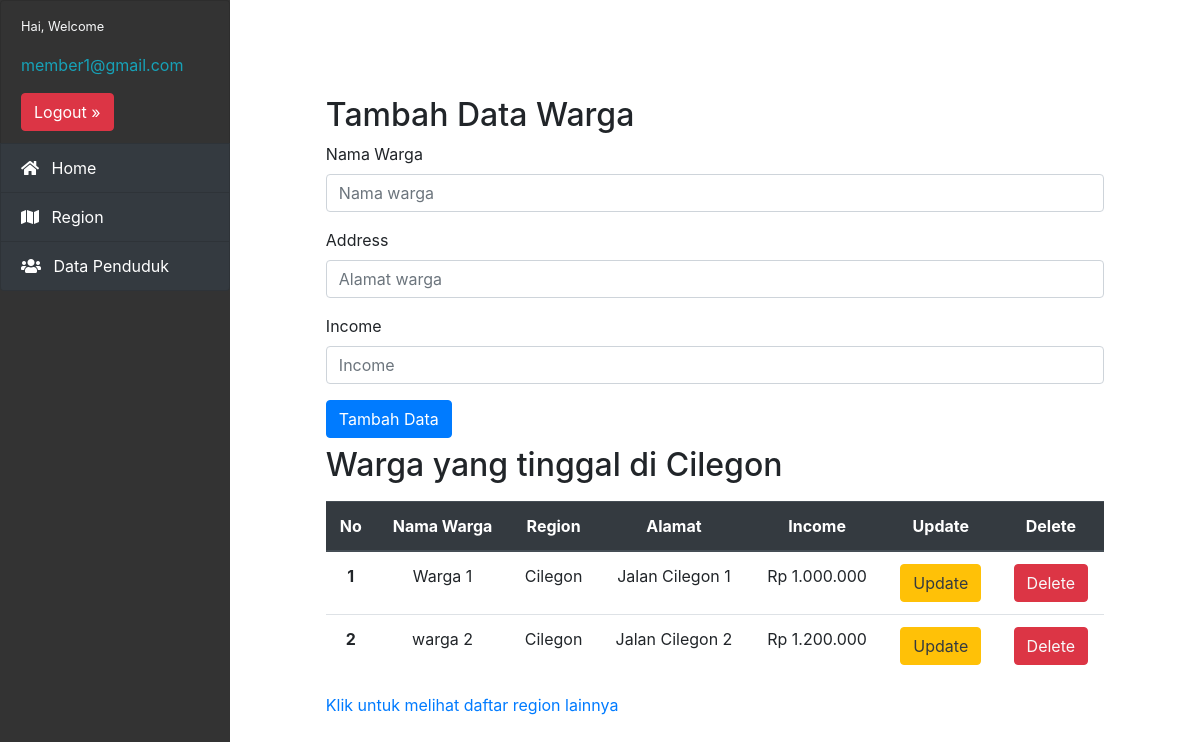
The app's page /users/index.php?id_region=2 (signed in) with its own data.
### tables this page shows
CREATE TABLE `regions` (
  `id` int(11) NOT NULL,
  `name` varchar(255) NOT NULL,
  `created_at` datetime NOT NULL DEFAULT CURRENT_TIMESTAMP
);

CREATE TABLE `persons` (
  `id` int(11) NOT NULL,
  `name` varchar(255) NOT NULL,
  `region_id` int(11) NOT NULL,
  `address` varchar(255) NOT NULL,
  `income` decimal(10,0) NOT NULL,
  `created_at` datetime NOT NULL DEFAULT CURRENT_TIMESTAMP
);

### users/pages/region/id_region.php (the view, shortened to what this page needs)
<?php
  $id_region = $_GET['id_region'];
  $region_warga = mysqli_query($connect_db, "SELECT regions.name as nama_region, persons.*
    FROM regions, persons
    WHERE persons.region_id = $id_region AND regions.id = $id_region"
  );
  $nama_region = mysqli_query($connect_db,"SELECT regions.name as nama_region FROM regions
    WHERE regions.id = $id_region");
  $hasil_nama  = mysqli_fetch_array($nama_region);
?>
<h2>Tambah Data Warga</h2>
<form method="post">
    <div class="form-group">
       <label>Nama Warga</label>
       <input type="text" name="nama_warga" class="form-control" placeholder="Nama warga">
    </div>
    <div class="form-group">
       <label>Address</label>
       <input type="text" name="alamat" class="form-control" placeholder="Alamat warga">
    </div>
    <div class="form-group">
       <label>Income</label>
       <input type="text" name="income" class="form-control" placeholder="Income">
    </div>
    <button type="submit" name="tambah_warga" class="btn btn-primary mb-2">Tambah Data</button>
</form>
<h2 class="mb-3">Warga yang tinggal di <?php echo $hasil_nama['nama_region']?></h2>
<table class="table text-center">
  <thead class="thead-dark">
    <tr>
      <th scope="col">No</th>
      <th scope="col">Nama Warga</th>
      <th scope="col">Region</th>
      <th scope="col">Alamat</th>
      <th scope="col">Income</th>
      <th scope="col">Update</th>
      <th scope="col">Delete</th>
    </tr>
  </thead>
  <tbody>
    <?php if(mysqli_num_rows($region_warga) > 0) { ?>
      <?php $no = 1;?>
      <?php while($data_warga = mysqli_fetch_array($region_warga)) {?>
    <tr>
      <th scope="row"><?php echo $no;?></th>
      <td><?php echo $data_warga['name'];?></td>
      <td><?php echo $data_warga['nama_region'];?></td>
      <td><?php echo $data_warga['address'];?></td>
      <td>Rp <?php echo number_format($data_warga['income'],0,',','.');?></td>
      <td><a href="index.php?update_warga=<?php echo $data_warga['id'];?>" class="text-dark btn btn-warning">Update</a></td>
      <td><a href="index.php?delete_warga=<?php echo $data_warga['id'];?>" class="text-light btn btn-danger">Delete</a></td>
    </tr>
    <?php $no++; } ?>
  <?php } ?>
</table>
<a href="index.php?daftar_region">Klik untuk melihat daftar region lainnya</a>

### users/includes/head.php (shortened to what this page needs)
<!doctype html>
<html lang="en">
  <head>
    <link rel="stylesheet" href="css/bootstrap.min.css">
    <link rel="stylesheet" type="text/css" href="css/style.css">
    <link rel="stylesheet" href="https://use.fontawesome.com/releases/v5.7.2/css/all.css">
  </head>
<body>

### users/includes/sidebar.php (shortened to what this page needs)
<div class="row" id="body-row">
      <div id="sidebar-container" class="sidebar-expanded d-md-block">
          <ul class="list-group">
              <li class="list-group-item sidebar-separator-title text-light d-block align-items-center">
                  <small>Hai, Welcome</small>
                  <p class="text-info my-3"><?php echo $_SESSION['email'] ?></p>
                  <button type="button" class="btn btn-danger"><a href="logout.php">Logout &raquo;</a></button>
              </li>
              <a href="index.php" class="bg-dark list-group-item list-group-item-action"><i class="fas fa-home mr-2"></i> Home</a>
              <a href="#Submenu_Region" data-toggle="collapse" aria-expanded="false" class="bg-dark list-group-item list-group-item-action">
                  <div class="d-flex align-items-center">
                      <span><i class="fas fa-map mr-2"></i> Region</span>
                  </div>
              </a>
              <a href="index.php?data_penduduk" class="bg-dark list-group-item list-group-item-action"><i class="fas fa-users mr-2"></i> Data Penduduk</a>
          </ul>
      </div>

### users/index.php (shortened to what this page needs)
<?php
    include ($_SERVER['DOCUMENT_ROOT'].'/sensus_penduduk_2019/db/config.php');
    include ($_SERVER['DOCUMENT_ROOT'].'/sensus_penduduk_2019/users/includes/head.php');
    include ($_SERVER['DOCUMENT_ROOT'].'/sensus_penduduk_2019/users/includes/sidebar.php');
?>
      <div class="col">
          <div class="row mt-5">
            <div class="col-md-1"></div>
            <div class="col-md-10 mt-5">
                <?php
                  if(isset($_GET['tambah_region'])) {
                    include 'pages/region/tambah_region.php';
                  } else if(isset($_GET['daftar_region'])) {
                    include 'pages/region/daftar_region.php';
                  } else if(isset($_GET['update_region'])) {
                    include 'pages/region/update_region.php';
                  } else if(isset($_GET['delete_region'])) {
                    include 'pages/region/delete_region.php';
                  } else if(isset($_GET['id_region'])) {
                    include 'pages/region/id_region.php';
                  } else if(isset($_GET['update_warga'])) {
                    include 'pages/region/update_warga.php';
                  } else if(isset($_GET['delete_warga'])) {
                    include 'pages/region/delete_warga.php';
                  } else if(isset($_GET['data_penduduk'])) {
                    include 'pages/region/data_penduduk.php';
                      if(isset($_GET['filter_data'])) {
                        include 'pages/region/filter_data.php';
                      }
                  } else {
                    include 'pages/home/index.php';
                  }
                ?>
            </div>
            <div class="col-md-1"></div>
          </div>
      </div>
<?php
    include ($_SERVER['DOCUMENT_ROOT'].'/sensus_penduduk_2019/users/includes/footer.php');
?>

### users/includes/footer.php (shortened to what this page needs)
 </div>
  </body>
</html>

### users/css/style.css (style rules this page uses)
#body-row { margin-left:0; margin-right:0; }
#sidebar-container { min-height: 100vh; background-color: #333; padding: 0; }
.sidebar-expanded { width: 230px; }
#sidebar-container .list-group a { height: 50px; color: white; }
.sidebar-separator-title { background-color: #333; }

### records on screen
regions: name "Cilegon"
persons: name "Warga 1", region.name "Cilegon", address "Jalan Cilegon 1", income "1.000.000"
persons: name "warga 2", region.name "Cilegon", address "Jalan Cilegon 2", income "1.200.000"

### other values on screen
$_SESSION['email'] "member1@gmail.com"
